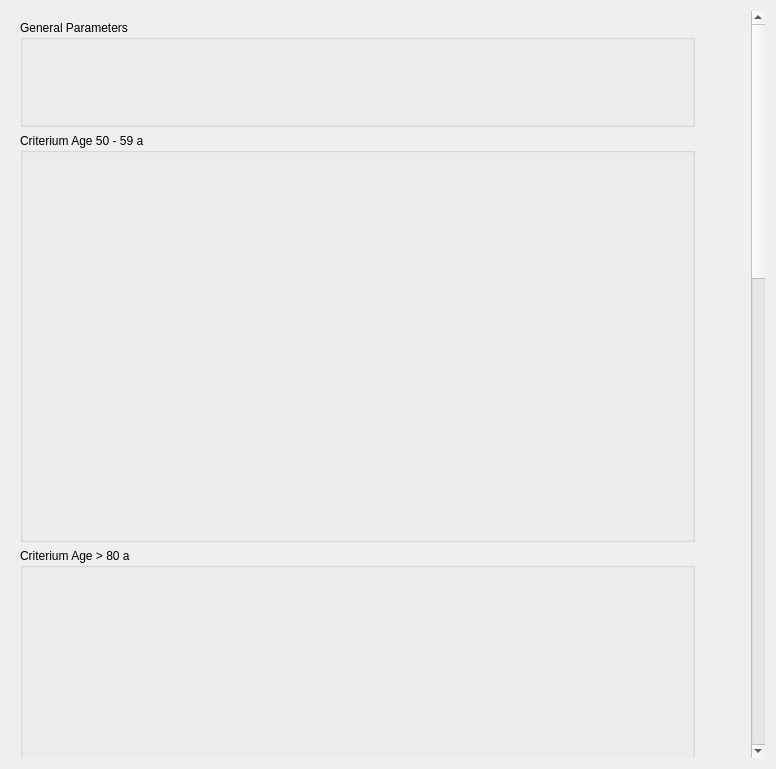
<?xml version="1.0" encoding="UTF-8"?>
<ui version="4.0">
 <class>DamGui_Pys_Categories</class>
 <widget class="QWidget" name="DamGui_Pys_Categories">
  <property name="geometry">
   <rect>
    <x>0</x>
    <y>0</y>
    <width>776</width>
    <height>769</height>
   </rect>
  </property>
  <property name="windowTitle">
   <string>Form</string>
  </property>
  <layout class="QVBoxLayout" name="verticalLayout">
   <item>
    <widget class="QScrollArea" name="scrollArea">
     <property name="frameShape">
      <enum>QFrame::NoFrame</enum>
     </property>
     <property name="frameShadow">
      <enum>QFrame::Plain</enum>
     </property>
     <property name="widgetResizable">
      <bool>true</bool>
     </property>
     <widget class="QWidget" name="scrollAreaWidgetContents">
      <property name="geometry">
       <rect>
        <x>0</x>
        <y>0</y>
        <width>742</width>
        <height>1780</height>
       </rect>
      </property>
      <layout class="QVBoxLayout" name="verticalLayout_2">
       <property name="sizeConstraint">
        <enum>QLayout::SetFixedSize</enum>
       </property>
       <item>
        <widget class="QGroupBox" name="groupBox">
         <property name="minimumSize">
          <size>
           <width>675</width>
           <height>0</height>
          </size>
         </property>
         <property name="title">
          <string>General Parameters</string>
         </property>
         <layout class="QVBoxLayout" name="verticalLayout_3">
          <item>
           <widget class="Sys_Member_String_BaseWid" name="name" native="true">
            <property name="minimumSize">
             <size>
              <width>200</width>
              <height>30</height>
             </size>
            </property>
            <property name="maximumSize">
             <size>
              <width>16777215</width>
              <height>50</height>
             </size>
            </property>
           </widget>
          </item>
          <item>
           <widget class="Sys_Member_Int_BaseWid" name="id" native="true">
            <property name="minimumSize">
             <size>
              <width>200</width>
              <height>30</height>
             </size>
            </property>
            <property name="maximumSize">
             <size>
              <width>16777215</width>
              <height>50</height>
             </size>
            </property>
           </widget>
          </item>
         </layout>
        </widget>
       </item>
       <item>
        <widget class="QGroupBox" name="groupBox_2">
         <property name="minimumSize">
          <size>
           <width>675</width>
           <height>0</height>
          </size>
         </property>
         <property name="title">
          <string>Criterium Age 50 - 59 a</string>
         </property>
         <layout class="QVBoxLayout" name="verticalLayout_4">
          <item>
           <widget class="QFrame" name="frame">
            <property name="minimumSize">
             <size>
              <width>200</width>
              <height>290</height>
             </size>
            </property>
            <property name="frameShape">
             <enum>QFrame::NoFrame</enum>
            </property>
            <property name="frameShadow">
             <enum>QFrame::Raised</enum>
            </property>
            <layout class="QHBoxLayout" name="horizontalLayout">
             <item>
              <widget class="Sys_Plot_Frame" name="widget_plot_50_59" native="true">
               <property name="minimumSize">
                <size>
                 <width>0</width>
                 <height>350</height>
                </size>
               </property>
              </widget>
             </item>
            </layout>
           </widget>
          </item>
         </layout>
        </widget>
       </item>
       <item>
        <widget class="QGroupBox" name="groupBox_3">
         <property name="minimumSize">
          <size>
           <width>675</width>
           <height>0</height>
          </size>
         </property>
         <property name="title">
          <string>Criterium Age &gt; 80 a</string>
         </property>
         <layout class="QVBoxLayout" name="verticalLayout_5">
          <item>
           <widget class="QFrame" name="frame_2">
            <property name="minimumSize">
             <size>
              <width>200</width>
              <height>290</height>
             </size>
            </property>
            <property name="frameShape">
             <enum>QFrame::NoFrame</enum>
            </property>
            <property name="frameShadow">
             <enum>QFrame::Raised</enum>
            </property>
            <layout class="QHBoxLayout" name="horizontalLayout_2">
             <item>
              <widget class="Sys_Plot_Frame" name="widget_plot_80" native="true">
               <property name="minimumSize">
                <size>
                 <width>0</width>
                 <height>350</height>
                </size>
               </property>
              </widget>
             </item>
            </layout>
           </widget>
          </item>
         </layout>
        </widget>
       </item>
       <item>
        <widget class="QGroupBox" name="groupBox_4">
         <property name="minimumSize">
          <size>
           <width>675</width>
           <height>0</height>
          </size>
         </property>
         <property name="title">
          <string>Criterium Female population</string>
         </property>
         <layout class="QVBoxLayout" name="verticalLayout_6">
          <item>
           <widget class="QFrame" name="frame_3">
            <property name="minimumSize">
             <size>
              <width>200</width>
              <height>290</height>
             </size>
            </property>
            <property name="frameShape">
             <enum>QFrame::NoFrame</enum>
            </property>
            <property name="frameShadow">
             <enum>QFrame::Raised</enum>
            </property>
            <layout class="QHBoxLayout" name="horizontalLayout_3">
             <item>
              <widget class="Sys_Plot_Frame" name="widget_plot_female" native="true">
               <property name="minimumSize">
                <size>
                 <width>0</width>
                 <height>350</height>
                </size>
               </property>
              </widget>
             </item>
            </layout>
           </widget>
          </item>
         </layout>
        </widget>
       </item>
       <item>
        <widget class="QGroupBox" name="groupBox_5">
         <property name="minimumSize">
          <size>
           <width>675</width>
           <height>0</height>
          </size>
         </property>
         <property name="title">
          <string>Criterium Home-owner</string>
         </property>
         <layout class="QVBoxLayout" name="verticalLayout_7">
          <item>
           <widget class="QFrame" name="frame_4">
            <property name="minimumSize">
             <size>
              <width>200</width>
              <height>290</height>
             </size>
            </property>
            <property name="frameShape">
             <enum>QFrame::NoFrame</enum>
            </property>
            <property name="frameShadow">
             <enum>QFrame::Raised</enum>
            </property>
            <layout class="QHBoxLayout" name="horizontalLayout_4">
             <item>
              <widget class="Sys_Plot_Frame" name="widget_plot_owner" native="true">
               <property name="minimumSize">
                <size>
                 <width>0</width>
                 <height>350</height>
                </size>
               </property>
              </widget>
             </item>
            </layout>
           </widget>
          </item>
         </layout>
        </widget>
       </item>
       <item>
        <widget class="QGroupBox" name="groupBox_6">
         <property name="title">
          <string>General densitiy function</string>
         </property>
         <layout class="QHBoxLayout" name="horizontalLayout_5">
          <item>
           <widget class="QFrame" name="frame_5">
            <property name="minimumSize">
             <size>
              <width>200</width>
              <height>290</height>
             </size>
            </property>
            <property name="frameShape">
             <enum>QFrame::NoFrame</enum>
            </property>
            <property name="frameShadow">
             <enum>QFrame::Plain</enum>
            </property>
            <property name="lineWidth">
             <number>0</number>
            </property>
            <layout class="QHBoxLayout" name="horizontalLayout_6">
             <item>
              <widget class="Sys_Plot_Frame" name="widget_plot_dens" native="true"/>
             </item>
            </layout>
           </widget>
          </item>
         </layout>
        </widget>
       </item>
      </layout>
     </widget>
    </widget>
   </item>
  </layout>
 </widget>
 <customwidgets>
  <customwidget>
   <class>Sys_Plot_Frame</class>
   <extends>QWidget</extends>
   <header location="global">Sys_Plot_Frame.h</header>
   <container>1</container>
  </customwidget>
  <customwidget>
   <class>Sys_Member_String_BaseWid</class>
   <extends>QWidget</extends>
   <header>Sys_Member_String_BaseWid.h</header>
   <container>1</container>
  </customwidget>
  <customwidget>
   <class>Sys_Member_Int_BaseWid</class>
   <extends>QWidget</extends>
   <header>Sys_Member_Int_BaseWid.h</header>
   <container>1</container>
  </customwidget>
 </customwidgets>
 <resources/>
 <connections/>
</ui>
